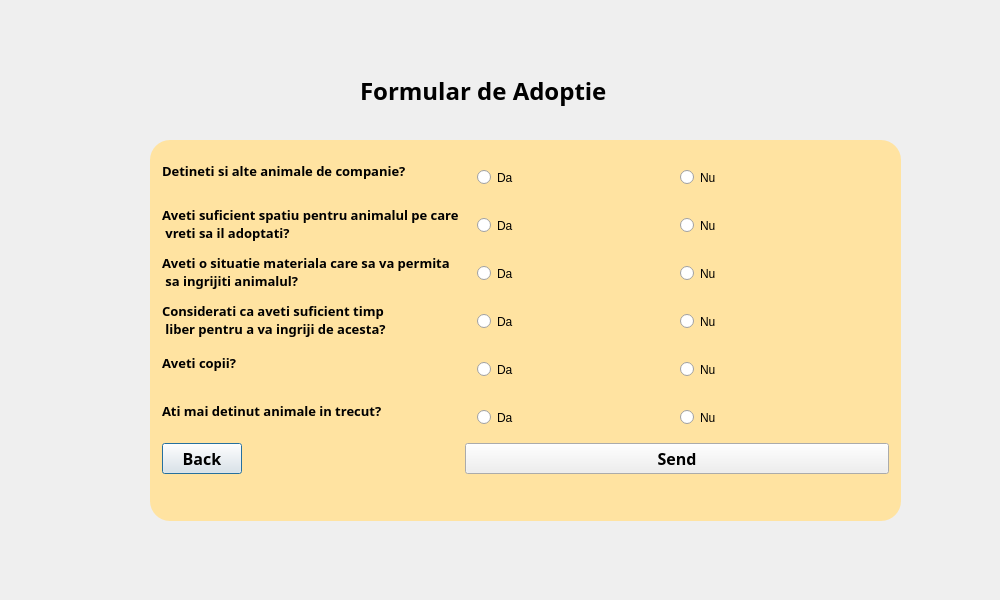
<?xml version="1.0" encoding="UTF-8"?>
<ui version="4.0">
 <class>AdoptFormular</class>
 <widget class="QDialog" name="AdoptFormular">
  <property name="geometry">
   <rect>
    <x>0</x>
    <y>0</y>
    <width>1000</width>
    <height>600</height>
   </rect>
  </property>
  <property name="windowTitle">
   <string>Dialog</string>
  </property>
  <property name="styleSheet">
   <string notr="true">#AdoptFormular
{border-image: url(:/img/istockphoto-1163775073-612x612.jpg);}</string>
  </property>
  <widget class="QGroupBox" name="groupBox">
   <property name="geometry">
    <rect>
     <x>150</x>
     <y>140</y>
     <width>751</width>
     <height>381</height>
    </rect>
   </property>
   <property name="font">
    <font>
     <family>Segoe UI Black</family>
     <pointsize>10</pointsize>
     <bold>true</bold>
    </font>
   </property>
   <property name="styleSheet">
    <string notr="true">#groupBox{
	background-color: rgb(255, 227, 161);
	border-radius:20px;

}</string>
   </property>
   <property name="title">
    <string/>
   </property>
   <layout class="QFormLayout" name="formLayout">
    <item row="0" column="0">
     <widget class="QLabel" name="label">
      <property name="font">
       <font>
        <family>Segoe UI Black</family>
        <pointsize>10</pointsize>
        <bold>true</bold>
       </font>
      </property>
      <property name="text">
       <string>Detineti si alte animale de companie?</string>
      </property>
     </widget>
    </item>
    <item row="1" column="0">
     <widget class="QLabel" name="label_2">
      <property name="font">
       <font>
        <family>Segoe UI Black</family>
        <pointsize>10</pointsize>
        <bold>true</bold>
       </font>
      </property>
      <property name="text">
       <string>Aveti suficient spatiu pentru animalul pe care
 vreti sa il adoptati?</string>
      </property>
     </widget>
    </item>
    <item row="2" column="0">
     <widget class="QLabel" name="label_3">
      <property name="font">
       <font>
        <family>Segoe UI Black</family>
        <pointsize>10</pointsize>
        <bold>true</bold>
       </font>
      </property>
      <property name="text">
       <string>Aveti o situatie materiala care sa va permita
 sa ingrijiti animalul?</string>
      </property>
     </widget>
    </item>
    <item row="4" column="0">
     <widget class="QLabel" name="label_4">
      <property name="font">
       <font>
        <family>Segoe UI Black</family>
        <pointsize>10</pointsize>
        <bold>true</bold>
       </font>
      </property>
      <property name="text">
       <string>Aveti copii?</string>
      </property>
     </widget>
    </item>
    <item row="0" column="1">
     <widget class="QGroupBox" name="groupBox_2">
      <property name="styleSheet">
       <string notr="true">border:0px;</string>
      </property>
      <property name="title">
       <string/>
      </property>
      <layout class="QHBoxLayout" name="horizontalLayout">
       <item>
        <widget class="QRadioButton" name="R1">
         <property name="text">
          <string>Da</string>
         </property>
        </widget>
       </item>
       <item>
        <widget class="QRadioButton" name="R1_2">
         <property name="text">
          <string>Nu</string>
         </property>
        </widget>
       </item>
      </layout>
     </widget>
    </item>
    <item row="1" column="1">
     <widget class="QGroupBox" name="groupBox_3">
      <property name="styleSheet">
       <string notr="true">border:0px;</string>
      </property>
      <property name="title">
       <string/>
      </property>
      <layout class="QHBoxLayout" name="horizontalLayout_2">
       <item>
        <widget class="QRadioButton" name="R2">
         <property name="text">
          <string>Da</string>
         </property>
        </widget>
       </item>
       <item>
        <widget class="QRadioButton" name="R2_2">
         <property name="text">
          <string>Nu</string>
         </property>
        </widget>
       </item>
      </layout>
     </widget>
    </item>
    <item row="2" column="1">
     <widget class="QGroupBox" name="groupBox_4">
      <property name="styleSheet">
       <string notr="true">border:0px;</string>
      </property>
      <property name="title">
       <string/>
      </property>
      <layout class="QHBoxLayout" name="horizontalLayout_3">
       <item>
        <widget class="QRadioButton" name="R3_2">
         <property name="text">
          <string>Da</string>
         </property>
        </widget>
       </item>
       <item>
        <widget class="QRadioButton" name="R3">
         <property name="text">
          <string>Nu</string>
         </property>
        </widget>
       </item>
      </layout>
     </widget>
    </item>
    <item row="4" column="1">
     <widget class="QGroupBox" name="groupBox_5">
      <property name="styleSheet">
       <string notr="true">border:0px;</string>
      </property>
      <property name="title">
       <string/>
      </property>
      <layout class="QHBoxLayout" name="horizontalLayout_5">
       <item>
        <widget class="QRadioButton" name="R4">
         <property name="text">
          <string>Da</string>
         </property>
        </widget>
       </item>
       <item>
        <widget class="QRadioButton" name="R4_2">
         <property name="text">
          <string>Nu</string>
         </property>
        </widget>
       </item>
      </layout>
     </widget>
    </item>
    <item row="5" column="0">
     <widget class="QLabel" name="label_5">
      <property name="font">
       <font>
        <family>Segoe UI Black</family>
        <pointsize>10</pointsize>
        <bold>true</bold>
       </font>
      </property>
      <property name="text">
       <string>Ati mai detinut animale in trecut?</string>
      </property>
     </widget>
    </item>
    <item row="3" column="0">
     <widget class="QLabel" name="label_6">
      <property name="font">
       <font>
        <family>Segoe UI Black</family>
        <pointsize>10</pointsize>
        <bold>true</bold>
       </font>
      </property>
      <property name="text">
       <string>Considerati ca aveti suficient timp
 liber pentru a va ingriji de acesta?</string>
      </property>
     </widget>
    </item>
    <item row="3" column="1">
     <widget class="QGroupBox" name="groupBox_7">
      <property name="styleSheet">
       <string notr="true">border:0px;</string>
      </property>
      <property name="title">
       <string/>
      </property>
      <layout class="QHBoxLayout" name="horizontalLayout_4">
       <item>
        <widget class="QRadioButton" name="R6">
         <property name="text">
          <string>Da</string>
         </property>
        </widget>
       </item>
       <item>
        <widget class="QRadioButton" name="radioButton_6">
         <property name="text">
          <string>Nu</string>
         </property>
        </widget>
       </item>
      </layout>
     </widget>
    </item>
    <item row="5" column="1">
     <widget class="QGroupBox" name="groupBox_6">
      <property name="styleSheet">
       <string notr="true">border:0px;</string>
      </property>
      <property name="title">
       <string/>
      </property>
      <layout class="QHBoxLayout" name="horizontalLayout_6">
       <item>
        <widget class="QRadioButton" name="R5_2">
         <property name="text">
          <string>Da</string>
         </property>
        </widget>
       </item>
       <item>
        <widget class="QRadioButton" name="R5">
         <property name="text">
          <string>Nu</string>
         </property>
        </widget>
       </item>
      </layout>
     </widget>
    </item>
    <item row="6" column="0">
     <widget class="QPushButton" name="pushButton">
      <property name="font">
       <font>
        <family>Segoe UI Black</family>
        <pointsize>12</pointsize>
        <bold>true</bold>
       </font>
      </property>
      <property name="styleSheet">
       <string notr="true">#pushButton_2
{
	background-color: rgb(255, 255, 255);
	border-color: rgb(255, 255, 255);
border-radius:10px;

}</string>
      </property>
      <property name="text">
       <string>Back</string>
      </property>
     </widget>
    </item>
    <item row="6" column="1">
     <widget class="QPushButton" name="pushButton_2">
      <property name="font">
       <font>
        <family>Segoe UI Black</family>
        <pointsize>12</pointsize>
        <bold>true</bold>
       </font>
      </property>
      <property name="styleSheet">
       <string notr="true">
#pushButton{
	background-color: rgb(255, 255, 255);
border-radius:30px;
}</string>
      </property>
      <property name="text">
       <string>Send</string>
      </property>
     </widget>
    </item>
   </layout>
  </widget>
  <widget class="QLabel" name="label_7">
   <property name="geometry">
    <rect>
     <x>360</x>
     <y>60</y>
     <width>311</width>
     <height>61</height>
    </rect>
   </property>
   <property name="font">
    <font>
     <family>Segoe UI Black</family>
     <pointsize>18</pointsize>
     <bold>true</bold>
    </font>
   </property>
   <property name="text">
    <string>Formular de Adoptie</string>
   </property>
  </widget>
 </widget>
 <resources/>
 <connections/>
</ui>
